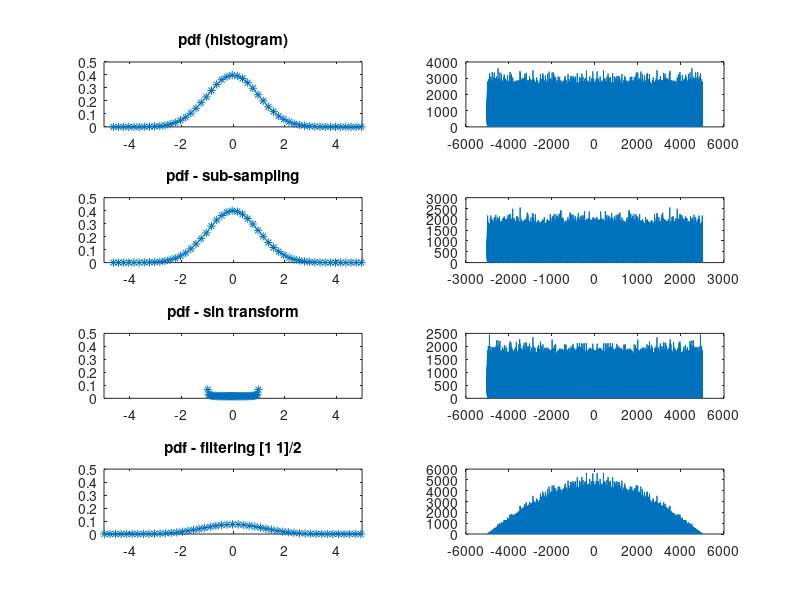
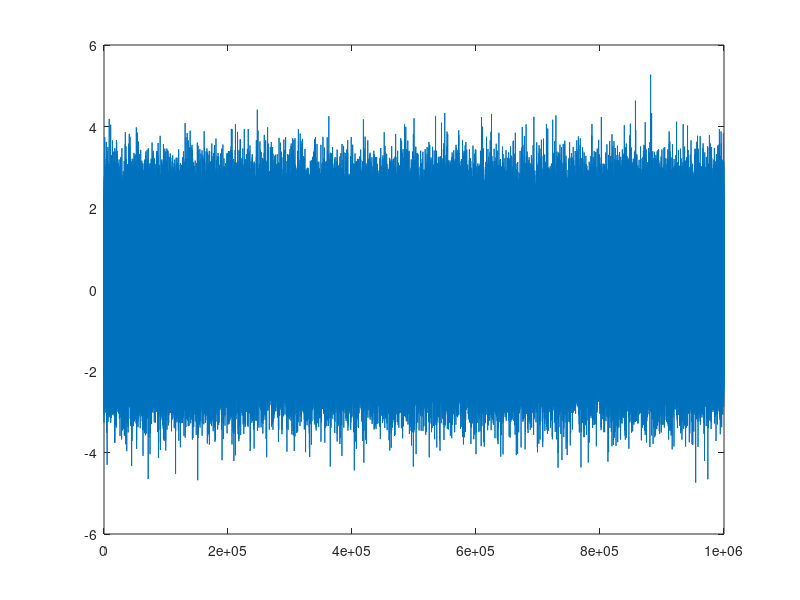

Write the MATLAB code that produced these figures, in order.
% sampling effect on noise

clear all
figure(30);
ax=[-5 5 0 0.5]; % for the axis of the distribution randn
%ax=[-0.5 0.5 0 0.1]; % for the axis of the distribution rand

N = 1000000; % or N = 2^nextpow2(1000000) -> fft faster
s=randn(1,1000000); % white noise, gaussian distribution
%s=rand(1,1000000); % white noise, uniform distribution
s=s-mean(s);

h=0;
figure(60), plot(s);
[h, xh]=hist(s,50);
h = h/sum(h)/(xh(2)-xh(1)); 
figure(30), subplot(4,2,1), plot(xh,h, '*-');
axis(ax);
% note : pmf is the probability mass function (for discrete random
%   variable), pdf is the probability density function
%   To obtain the pdf from the pmf (because here we have a continuous
%   random variable: pdf = pmf / dh where dh is the bean step)
title('pdf (histogram)');
fs=10000;
f=fftshift(fft(s));% we can apply the fft on outcomes
df=fs/N;
figure(30), subplot(4,2,2), plot(-fs/2:df:fs/2-df,abs(f));

%figure(50), plot(abs(fft(xcorr(s)))); PSD


% -------- sub-sampling : change of spectrum ---------
sb=0;
sb = s(1:2:end);
Nb=length(sb) 
h=0;
[h, xh]=hist(sb,50);
h = h/sum(h)/(xh(2)-xh(1));
figure(30), subplot(4,2,3), plot(xh,h, '*-');
axis(ax);
title('pdf - sub-sampling');

fsb=fs/2;
f=fftshift(fft(sb));
df=fsb/Nb;
figure(30), subplot(4,2,4), plot(-fsb/2:df:fsb/2-df,abs(f));
% the frequency distribution is modified: range is divided by 2
% the spatial distribution is unchanged


% -------- change of distribution (sin transform)---------
sc=0;
sc = sin(s);
sc=sc-mean(sc);
Nc=length(sc) 
h=0;
[h, xh]=hist(sc,50);
h = h/sum(h);
figure(30), subplot(4,2,5), plot(xh,h, '*-');
axis(ax);
title('pdf - sin transform');

fsc=fs;
f=fftshift(fft(sc));
df=fsc/Nc;
figure(30), subplot(4,2,6), plot(-fsc/2:df:fsc/2-df,abs(f));
% the frequency is unchanged
% the spatial distribution is modified



% -------- filtering : change of spectrum ---------
sf=0;
sf=conv2(s, [1 1]/2, 'same');
sf=sf/max(sf)*max(s); % to conserve approx. the ddp
h=0;
[h, xh]=hist(sf,50);
h = h/sum(h);
figure(30), subplot(4,2,7), plot(xh,h, '*-');
axis(ax);
title('pdf - filtering [1 1]/2');

fsf=fs;
f=fftshift(fft(sf));
df=fsc/Nc;
figure(30), subplot(4,2,8), plot(-fsf/2:df:fsf/2-df,abs(f));
% the frequency distribution is modified (filetring)
% the spatial distribution is unchanged (the gain has been corrected to
%   conserve the same range in amplitude



